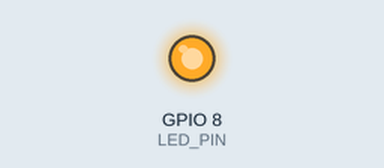
Recording of a sketch running on a simulated ESP32-C3. Shown: output pins drawn as LEDs (lit = HIGH). WiFi joins after 1.5 s; servers stay silent unless stated; no MQTT or app messages arrive unless stated; what the sketch prints to the serial monitor is not drawn.

Above: at 1.6 s.
At 3.1 s:
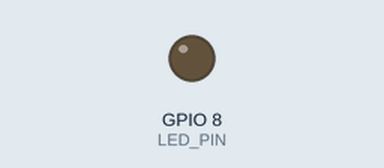
Timing chart, 0 to 4.6 s (numbered marks = the images above):
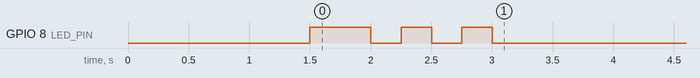

The sketch:

shakecup_mqtt.ino
```cpp
/*
  智能 Shake 杯 · ESP32 / ESP32-C3 上报程序（Arduino 框架）

  第一次用：FAKE_SENSORS 保持 1，什么传感器都不用接，先把板子烧好、连上热点，
  打开网站点右上角“杯子”填同一个设备 ID，能看到“在线”就说明整条链路通了。
  板子会循环发一段假的摇酒过程（静止 2 秒 → 摇 12 秒、温度从 22 ℃ 降到 -3 ℃ → 放下 5 秒）。
  接好真传感器后改成 0。

  做的事：连 WiFi → 连 MQTT 服务器 → 每 100 ms 发一帧 JSON 到 shakecup/<设备ID>/data。
  网页（微醺练习室）订阅同一个主题，收到后实时显示和打分。格式见《接口说明.md》。

  需要的库（Arduino 库管理器里搜）：
    - PubSubClient（Nick O'Leary）
    - MAX31865（PT100 测温）：不用装库，程序里直接用 SPI 读，见 rtdBegin() / readTemps()，按实际接线改引脚。
    - IMU 用各自的库，比如 MPU6050 装 Adafruit MPU6050，在 readAccel() / readGyro() 里补上。

  两种发法（SEND_RAW_ACC 切换）：
    1  发原始加速度，网页自己算节奏和幅度（推荐，改算法不用重新烧录）
    0  板子上算好节奏 hz 和幅度 amp 再发
  SEND_GYRO = 1 时再加发陀螺仪（°/s），网页上的 3D 杯子转得快时也能跟上；只发加速度也能看出倾斜和来回。

  装传感器的方向：网页会在杯子竖直静止半秒时自动把那一刻当作“竖直”，所以芯片怎么贴都行，
  但最好让芯片的某一根轴和杯子长轴平行，这样来回的动作最清楚。
*/
#include <WiFi.h>
#include <PubSubClient.h>

// ======== 按实际情况改 ========
const char* WIFI_SSID   = "手机热点名";        // 学校网络连不上，用手机热点；ESP32 只支持 2.4 GHz，iPhone 要打开“最大兼容性”
const char* WIFI_PASS   = "密码";
const char* MQTT_HOST   = "broker.emqx.io";   // 和网页填的是同一台服务器（网页用 wss 端口，板子用 1883）
const uint16_t MQTT_PORT = 1883;
const char* MQTT_USER   = "";                 // 公共测试服务器留空
const char* MQTT_PASS   = "";
const char* DEVICE_ID   = "cup-01";           // 网页里填一样的。公共服务器谁都能订阅，建议改成不容易撞名的，如 hkustgz-roki-01
#define SEND_RAW_ACC 1
#define SEND_GYRO 1                           // 1 = 加发陀螺仪（要 SEND_RAW_ACC 也是 1）
#define FAKE_SENSORS 1                        // 1 = 不接传感器，发模拟数据；接好传感器后改 0
const int LED_PIN = 8;                        // 板载灯：C3 SuperMini 是 GPIO8（低电平亮）；没有或不确定就填 -1
#define LOW_TX_POWER 1                        // C3 SuperMini 这类小板天线差，满功率反而连不上 WiFi，降功率更稳
// =============================

const uint16_t ACC_HZ   = 50;                 // 加速度采样率
const uint16_t FRAME_MS = 100;                // 每 100 ms 发一帧（10 帧/秒）
const uint8_t  ACC_PER_FRAME = ACC_HZ * FRAME_MS / 1000;   // = 5

WiFiClient net;
PubSubClient mqtt(net);
char topicData[64], topicStatus[64];
uint32_t seq = 0;

// ---------- 传感器：按实际芯片改这两个函数 ----------
// 三路 PT100，单位 ℃。读不到或明显异常就填 NAN，网页会自动跳过这一路。
#if FAKE_SENSORS
// 模拟一段摇酒：周期 19 秒
float fakePhase() { return (millis() % 19000) / 1000.0f; }
void readTemps(float out[3]) {
  float t = fakePhase(), temp = 22;
  if (t >= 2 && t < 14) temp = 22 - 25 * (1 - expf(-(t - 2) / 4.5f)) / (1 - expf(-12 / 4.5f));
  else if (t >= 14) temp = -3;
  out[0] = temp; out[1] = temp + 0.2f; out[2] = temp - 0.1f;
}
// 模拟的杯子：传感器 z 轴是杯子长轴。摇的时候 1 秒内倒向 55°，沿长轴 3 Hz、约 14 cm 来回
float fakeTilt(float t) {
  if (t < 2 || t >= 15) return 0;
  float k = t < 3 ? (t - 2) : t > 14 ? (15 - t) : 1;
  return k * 55 * PI / 180;
}
void readAccel(float a[3]) {
  float t = fakePhase(), th = fakeTilt(t);
  bool shaking = t >= 2 && t < 14;
  float s = shaking ? 5.0f * sinf(2 * PI * 3.0f * millis() / 1000.0f) : 0;
  a[0] = 0; a[1] = sinf(th); a[2] = cosf(th) + s;
}
void readGyro(float g[3]) {                   // °/s
  float t = fakePhase();
  g[0] = (fakeTilt(t + 0.01f) - fakeTilt(t)) / 0.01f * 180 / PI; g[1] = 0; g[2] = 0;
}
#else
// ---------- 三路 MAX31865（PT100），连续转换模式 ----------
// 为什么不用 Adafruit 库的 temperature()：它每读一次都要先开偏置电流等 10 ms、再等一次转换 65 ms，
// 这 75 ms 里程序停着，什么也干不了；三路就是 225 ms，超过了每 100 ms 发一帧的节拍，
// 加速度也采不到。这里让芯片自己一直转换（50 Hz 滤波下每 20 ms 出一个新值），
// 程序要用时直接读结果寄存器，三路加起来不到 0.1 ms。不用装 Adafruit MAX31865 库。
#include <SPI.h>
const int RTD_CS[3] = {10, 3, 1};               // 三个模块的 CS 引脚，按实际接线改；没接的那路填 -1
const int SPI_SCK = 6, SPI_MISO = 2, SPI_MOSI = 7; // 和《硬件接入指南》里建议的接法一致
const float RTD_R0  = 100.0f;                    // PT100 填 100，PT1000 填 1000
const float RTD_REF = 430.0f;                    // 模块上的参考电阻：Adafruit PT100 板 430，PT1000 板 4300（看板子上的丝印）
const bool  RTD_3WIRE = false;                   // 3 线 PT100 填 true（模块上的跳线也要按说明改）
SPISettings rtdSpi(1000000, MSBFIRST, SPI_MODE1); // MAX31865 用 SPI 模式 1

uint8_t rtdConfig() { return 0x80 | 0x40 | (RTD_3WIRE ? 0x10 : 0) | 0x01; }   // 偏置开 + 自动转换 + 50 Hz 滤波
void rtdWrite(int cs, uint8_t reg, uint8_t v) {
  SPI.beginTransaction(rtdSpi); digitalWrite(cs, LOW);
  SPI.transfer(reg | 0x80); SPI.transfer(v);
  digitalWrite(cs, HIGH); SPI.endTransaction();
}
uint16_t rtdRead16(int cs, uint8_t reg) {
  SPI.beginTransaction(rtdSpi); digitalWrite(cs, LOW);
  SPI.transfer(reg & 0x7F); uint16_t v = (uint16_t)SPI.transfer(0) << 8; v |= SPI.transfer(0);
  digitalWrite(cs, HIGH); SPI.endTransaction();
  return v;
}
void rtdBegin() {
  SPI.begin(SPI_SCK, SPI_MISO, SPI_MOSI);
  for (int k = 0; k < 3; k++) {
    if (RTD_CS[k] < 0) continue;
    pinMode(RTD_CS[k], OUTPUT); digitalWrite(RTD_CS[k], HIGH);
    rtdWrite(RTD_CS[k], 0x00, rtdConfig() | 0x02);   // 写配置，顺便清掉故障标志
  }
  delay(100);                                      // 等第一次转换完成（只在开机时等这一次）
}
// 电阻 → 温度（Callendar–Van Dusen 公式；0 ℃ 以下用多项式近似，-30 ℃ 以内误差远小于 0.1 ℃）
float rtdToC(float r) {
  const float A = 3.9083e-3f, B = -5.775e-7f;
  float t = (-A + sqrtf(A * A - 4 * B * (1 - r / RTD_R0))) / (2 * B);
  if (t >= 0) return t;
  float x = r / RTD_R0 * 100, x2 = x * x, x3 = x2 * x, x4 = x3 * x, x5 = x4 * x;
  return -242.02f + 2.2228f * x + 2.5859e-3f * x2 - 4.8260e-6f * x3 - 2.8183e-8f * x4 + 1.5243e-10f * x5;
}
void readTemps(float out[3]) {
  for (int k = 0; k < 3; k++) {
    out[k] = NAN;
    if (RTD_CS[k] < 0) continue;
    uint16_t raw = rtdRead16(RTD_CS[k], 0x01);     // RTD 结果寄存器，最低位是故障标志
    if (raw & 1) {                                 // 断线、短路等：这一路报 NAN，网页自动跳过；清掉故障，下次再试
      rtdWrite(RTD_CS[k], 0x00, rtdConfig() | 0x02);
      continue;
    }
    raw >>= 1;
    if (raw == 0 || raw == 0x7FFF) continue;       // 全 0 / 全 1：模块没接上或 SPI 接线不对
    out[k] = rtdToC(raw * RTD_REF / 32768.0f);
  }
}
// 加速度，单位 g（1 g ≈ 9.81 m/s²）。轴的方向无所谓，网页会自动挑起伏最大的轴。
void readAccel(float a[3]) {
  // 例：Adafruit MPU6050
  //   sensors_event_t acc, gyro, tmp; mpu.getEvent(&acc, &gyro, &tmp);
  //   a[0] = acc.acceleration.x / 9.81; a[1] = acc.acceleration.y / 9.81; a[2] = acc.acceleration.z / 9.81;
  a[0] = 0; a[1] = 0; a[2] = 1;
}
// 角速度，单位 °/s。和 readAccel 用同一颗芯片、同一套轴。
void readGyro(float g[3]) {
  // 例：Adafruit MPU6050（getEvent 给的是 rad/s，要乘 57.2958）
  //   g[0] = gyro.gyro.x * 57.2958; g[1] = gyro.gyro.y * 57.2958; g[2] = gyro.gyro.z * 57.2958;
  //   （可以和 readAccel 共用一次 getEvent，把结果存在全局变量里）
  g[0] = 0; g[1] = 0; g[2] = 0;
}
#endif
int readBatteryPercent() { return -1; }       // 没接电量检测就返回 -1
// ---------------------------------------------------

void led(bool on) { if (LED_PIN >= 0) digitalWrite(LED_PIN, on ? LOW : HIGH); }   // SuperMini 板载灯低电平亮

void connectWiFi() {
  if (WiFi.status() == WL_CONNECTED) return;
  WiFi.mode(WIFI_STA);
  WiFi.begin(WIFI_SSID, WIFI_PASS);
  WiFi.setSleep(false);                       // 关掉 WiFi 省电：开着时板子每隔一阵才醒来收发一次，数据会一批一批地晚到
#if LOW_TX_POWER
  WiFi.setTxPower(WIFI_POWER_8_5dBm);
#endif
  Serial.printf("WiFi 连接中（%s）", WIFI_SSID);
  for (int i = 0; i < 40 && WiFi.status() != WL_CONNECTED; i++) { delay(250); Serial.print("."); led(i % 2); }
  if (WiFi.status() == WL_CONNECTED) Serial.printf(" 已连上，IP %s，信号 %d dBm\n", WiFi.localIP().toString().c_str(), WiFi.RSSI());
  else Serial.println(" 失败，稍后重试。检查：热点名和密码、是不是 2.4 GHz、iPhone 有没有开“最大兼容性”");
}

void connectMqtt() {
  if (mqtt.connected() || WiFi.status() != WL_CONNECTED) return;
  String clientId = String("cup-") + DEVICE_ID + "-" + String((uint32_t)ESP.getEfuseMac(), HEX);
  // 遗嘱消息：板子意外掉线时，服务器替它发 {"online":false}，网页马上知道
  net.setNoDelay(true);                       // 有数据马上发，不等凑满一个包（Nagle），每帧能早到几十到几百毫秒
  bool ok = mqtt.connect(clientId.c_str(), MQTT_USER, MQTT_PASS, topicStatus, 1, true, "{\"online\":false}");
  if (ok) {
    char buf[96];
    snprintf(buf, sizeof buf, "{\"online\":true,\"fw\":\"1.0\",\"bat\":%d}", readBatteryPercent());
    mqtt.publish(topicStatus, buf, true);
    Serial.printf("MQTT 已连上，正在往 %s 发数据。网站里设备 ID 填 %s\n", topicData, DEVICE_ID);
    led(true);
  } else {
    Serial.printf("MQTT 连接失败，状态码 %d\n", mqtt.state());
  }
}

// 简单的板载节奏/幅度估计（SEND_RAW_ACC = 0 时用）：最近 2 秒里起伏最大的轴，数过零
const int WIN = ACC_HZ * 2;
float win[WIN][3]; int winN = 0, winI = 0;
void pushWin(const float a[3]) { for (int k = 0; k < 3; k++) win[winI][k] = a[k]; winI = (winI + 1) % WIN; if (winN < WIN) winN++; }
void estimate(float &hz, float &ampCm) {
  hz = 0; ampCm = 0; if (winN < ACC_HZ) return;
  float bestRms = 0; int bestK = 0; float mean[3] = {0, 0, 0};
  for (int k = 0; k < 3; k++) {
    for (int i = 0; i < winN; i++) mean[k] += win[i][k];
    mean[k] /= winN;
    float s = 0; for (int i = 0; i < winN; i++) { float d = win[i][k] - mean[k]; s += d * d; }
    float rms = sqrtf(s / winN); if (rms > bestRms) { bestRms = rms; bestK = k; }
  }
  if (bestRms < 0.15f) return;
  int cross = 0; int start = (winI - winN + WIN) % WIN;
  float prev = win[start][bestK] - mean[bestK];
  for (int j = 1; j < winN; j++) {
    float d = win[(start + j) % WIN][bestK] - mean[bestK];
    if ((prev < 0) != (d < 0)) cross++;
    prev = d;
  }
  hz = cross / 2.0f / (winN / (float)ACC_HZ);
  float w = 2 * PI * hz;
  if (hz > 0.3f) ampCm = bestRms * 1.4142f * 9.81f / (w * w) * 100.0f;
}

void setup() {
  Serial.begin(115200);
  delay(1500);                                // C3 的 USB 串口要等电脑认出来，不然开头几行看不到
  if (LED_PIN >= 0) { pinMode(LED_PIN, OUTPUT); led(false); }
  Serial.println("\n智能 Shake 杯启动" + String(FAKE_SENSORS ? "（模拟传感器）" : ""));
  snprintf(topicData, sizeof topicData, "shakecup/%s/data", DEVICE_ID);
  snprintf(topicStatus, sizeof topicStatus, "shakecup/%s/status", DEVICE_ID);
  mqtt.setServer(MQTT_HOST, MQTT_PORT);
  mqtt.setBufferSize(1024);                   // 默认 256 字节装不下带原始加速度的一帧
  mqtt.setKeepAlive(10);
#if !FAKE_SENSORS
  rtdBegin();                                 // 三路 MAX31865
  // 加速度计也在这里初始化，比如 mpu.begin();
#endif
  connectWiFi();
  connectMqtt();
}

float accBuf[ACC_PER_FRAME][3]; float gyroBuf[ACC_PER_FRAME][3]; uint8_t accN = 0;
// 延迟诊断：读温度、发一帧各用了多少毫秒，随数据发出去，调试台上能看到
uint32_t lastReadMs = 0, lastPubMs = 0, skipFrames = 0;
uint32_t statFrames = 0, statSkipped = 0, statMaxPub = 0, statMaxRead = 0, statFrom = 0;
uint32_t nextAcc = 0, nextFrame = 0, lastRetry = 0;

void loop() {
  uint32_t now = millis();
  if ((WiFi.status() != WL_CONNECTED || !mqtt.connected()) && now - lastRetry > 2000) {
    lastRetry = now; led(false); connectWiFi(); connectMqtt();
  }
  mqtt.loop();

  // 50 Hz 采加速度
  if ((int32_t)(now - nextAcc) >= 0) {
    nextAcc = now + 1000 / ACC_HZ;
    float a[3], g[3] = {0, 0, 0}; readAccel(a); pushWin(a);
#if SEND_GYRO
    readGyro(g);
#endif
    if (accN < ACC_PER_FRAME) { for (int k = 0; k < 3; k++) { accBuf[accN][k] = a[k]; gyroBuf[accN][k] = g[k]; } accN++; }
  }

  // 每 100 ms 打包发一帧
  if ((int32_t)(now - nextFrame) >= 0) {
    nextFrame = now + FRAME_MS;
    uint32_t r0 = millis();
    float t[3]; readTemps(t);
    lastReadMs = millis() - r0;
    String j; j.reserve(768);
    j += "{\"v\":1,\"seq\":"; j += seq++;
    j += ",\"ms\":"; j += now;
    j += ",\"temp\":[";
    for (int k = 0; k < 3; k++) { if (k) j += ","; j += isnan(t[k]) ? String("null") : String(t[k], 2); }
    j += "]";
#if SEND_RAW_ACC
    j += ",\"acc_hz\":"; j += ACC_HZ; j += ",\"acc\":[";
    for (int i = 0; i < accN; i++) {
      if (i) j += ",";
      j += "["; j += String(accBuf[i][0], 3); j += ","; j += String(accBuf[i][1], 3); j += ","; j += String(accBuf[i][2], 3); j += "]";
    }
    j += "]";
#if SEND_GYRO
    j += ",\"gyro\":[";
    for (int i = 0; i < accN; i++) {
      if (i) j += ",";
      j += "["; j += String(gyroBuf[i][0], 1); j += ","; j += String(gyroBuf[i][1], 1); j += ","; j += String(gyroBuf[i][2], 1); j += "]";
    }
    j += "]";
#endif
#else
    float hz, ampCm; estimate(hz, ampCm);
    j += ",\"hz\":"; j += String(hz, 2); j += ",\"amp\":"; j += String(ampCm, 1);
#endif
    int bat = readBatteryPercent(); if (bat >= 0) { j += ",\"bat\":"; j += bat; }
    j += ",\"rd\":"; j += lastReadMs; j += ",\"pub\":"; j += lastPubMs;
    j += "}";
    accN = 0;
    // 网络堵了（上一帧发了很久）就跳过几帧，让积压的数据先走掉。
    // 实时显示宁可少几帧，也不要一直显示几秒前的动作。
    if (skipFrames) { skipFrames--; statSkipped++; }
    else if (mqtt.connected()) {
      uint32_t p0 = millis();
      mqtt.publish(topicData, j.c_str());
      lastPubMs = millis() - p0;
      if (lastPubMs > 60) skipFrames = lastPubMs / FRAME_MS + 1;
      statFrames++;
    }
    statMaxPub = max(statMaxPub, lastPubMs); statMaxRead = max(statMaxRead, lastReadMs);
    if (now - statFrom >= 5000) {              // 每 5 秒在串口打印一次，接电脑看
      Serial.printf("[5秒] 发出 %u 帧，跳过 %u 帧；发一帧最长 %u ms，读温度最长 %u ms，WiFi 信号 %d dBm\n",
                    statFrames, statSkipped, statMaxPub, statMaxRead, WiFi.RSSI());
      statFrames = statSkipped = statMaxPub = statMaxRead = 0; statFrom = now;
    }
  }
}
```
